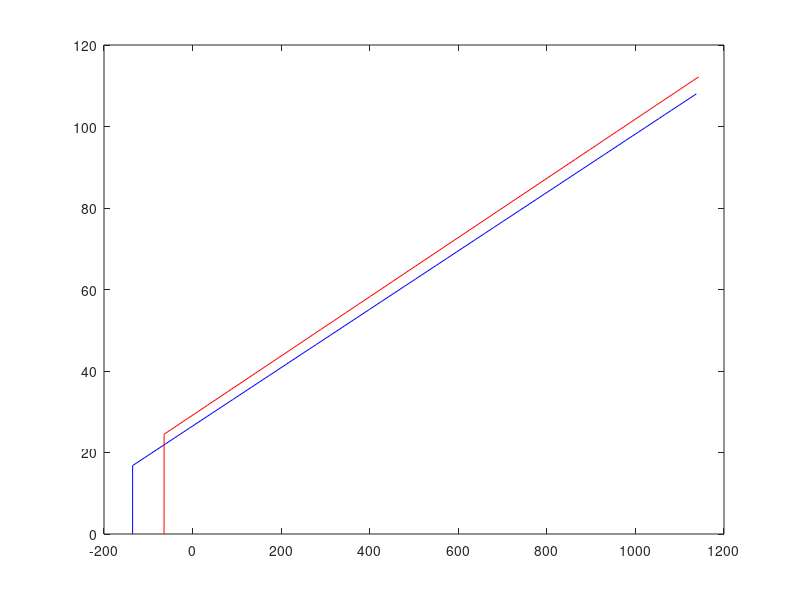

Here is the MATLAB script that generated this plot:
N=3000; %ms

dt=0.05;

% cell 1
c=268; 
gl=8.47;
el=-51.31; 
vt=-53.23;
delta=0.85; 
vreset=-60.35;

a=37.79; tauw=20.76; b=441.12;

vspike=0;

nup=0; ndown=0;

j=0; s=0; nsp=0; sp=0;

time(1)=0;

Ihold=-640; %pA
k=1.5;

tflat=300; %ms

v(1)=-65; %Vrest
w(1)=-520;
input(1)=Ihold;


                for i=2:1:round(N/dt)
                    t(i)=(i-1)*dt;
                
                    if t(i)<=tflat
                     input(i)=Ihold;
                    else
                        
                 if (t(i)<=round(N/2));
                    input(i)=k*t(i)+Ihold-k*tflat;
                    mem=input(i)-Ihold;
                 end;
                 
                 if (t(i)>=round(N/2));
                    input(i)=2*mem - k*t(i) +Ihold +k*tflat;
                 end;
                 
                 
                 if t(i)>=(N-tflat)
                     input(i)=Ihold;
                 end;
                 
                    end;
                    
             v(i)=dt/c*(-gl*(v(i-1)-el)+gl*delta*exp((v(i-1)-vt)/delta)-w(i-1)+input(i)) + v(i-1);
             w(i)=dt/tauw*(a*(v(i-1)-el)-w(i-1)) + w(i-1);
             
               if t(i) == N/2  % irradiation of all markers
                     nsp=0;  
                     sp=0;
                     j=0;
                 end;
             
             
             if  v(i)>=vspike
                 v(i-1)=0;
                 v(i)=vreset;
                 w(i)=w(i) + b;
                 nsp=nsp + 1;
      
                             
                 
                 if t(i) < N/2; % UP ramp
                     
                     if nsp==1;        % first spike
                         sp=sp+1;
                         tsp(sp)=t(i);
                         insp(sp)=input(i);
                         INUP(1)=input(i);
                     end;
                     
                     if nsp==2;        % second spike, first ISI
                         sp=sp+1;
                         tsp(sp)=t(i);
                         insp(sp)=input(i);
                         j=j+1;
                         FRUP(j)=1000/(tsp(2)-tsp(1));
                     end;
                     
                     if nsp>2
                         sp=sp+1;
                         tsp(sp)=t(i);
                         insp(sp)=input(i);
                        
                         j=j+1;
                         FRUP(j)=2*1000/(tsp(sp)-tsp(sp-2)); % Hz
                         INUP(j)=insp(sp-1);
                     end
                     
                     
                     
                 end;      
      
                 
                 
                 
               if t(i) > N/2 % DOWN ramp
                   
               if nsp==1;               % first spike
                         sp=sp+1;
                         tsp(sp)=t(i);
                         insp(sp)=input(i);
                     end;
                     
                     if nsp==2;        % second spike, first ISI
                         sp=sp+1;
                         tsp(sp)=t(i);
                         insp(sp)=input(i);
                     end;
                     
                     if nsp>2
                         sp=sp+1;
                         tsp(sp)=t(i);
                         insp(sp)=input(i);
                        
                         j=j+1;
                         FRDOWN(j)=2*1000/(tsp(sp)-tsp(sp-2)); % Hz
                         INDOWN(j)=insp(sp-1);          
                     end    
                   
               end
                 
             
                    
                end; 
                
                end; 
 % save ramp.mat

j=j+1;                         % Addition of the last spike manually
INDOWN(j)=insp(sp);
FRDOWN(j)=1000/(tsp(sp)-tsp(sp-1));

% flip input and rate values
INDOWN=fliplr(INDOWN);
FRDOWN=fliplr(FRDOWN);


% making the step
FRDOWN=[0,FRDOWN];
FRUP=[0,FRUP];

INDOWN=[INDOWN(1)-0.1,INDOWN];
INUP=[INUP(1)-0.1,INUP];

% make linear fit
pUP=polyfit(INUP(2:end),FRUP(2:end),1);
pDOWN=polyfit(INDOWN(2:end),FRDOWN(2:end),1);

% plot the F-I curve with steps
plot(INDOWN,[0,polyval(pDOWN,INDOWN(2:end))],'blue',INUP,[0,polyval(pUP,INUP(2:end))],'red')
%plot(t,v);